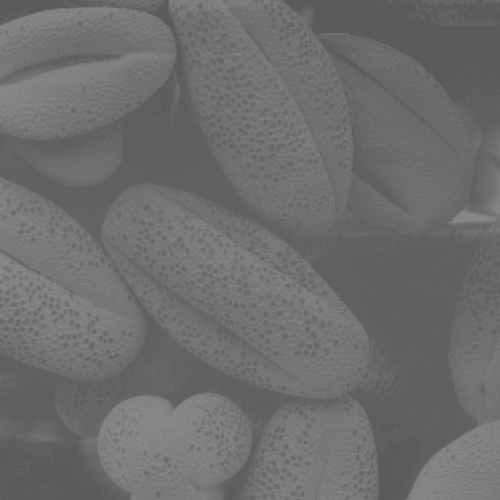
#> input picture zft/pollen-lowcontrast.tif, 500 x 500 px
$ python equalHistbys.py
#> lines starting #> are read from the running program, lines starting #| are printed output that depends on the picture
import cv2
import matplotlib.pyplot as plt

image = cv2.imread('pollen-lowcontrast.tif', 1)
#> image is the input picture: shape (500, 500, 3); min 91, max 138, mean 109.1
gray = cv2.cvtColor(image, cv2.COLOR_BGR2GRAY)
equalized1 = cv2.equalizeHist(gray) #实现基本直方图均衡
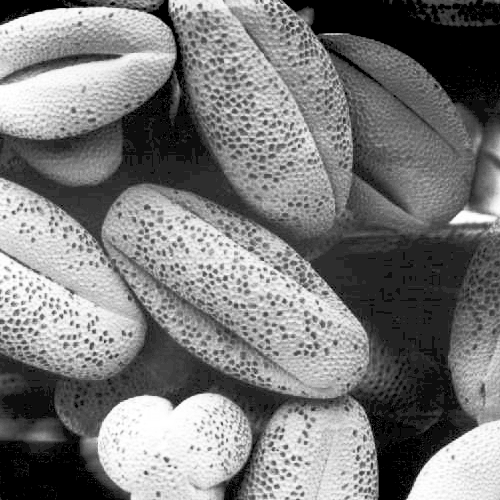
#> equalized1: shape (500, 500); min 0, max 255, mean 122.7

# 应用CLAHE (Contrast Limited Adaptive Histogram Equalization)
clahe = cv2.createCLAHE(clipLimit=2.0, tileGridSize=(8, 8))
equalized = clahe.apply(gray)
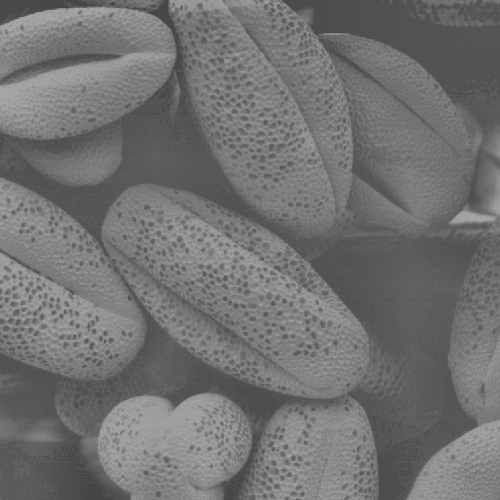
#> equalized: shape (500, 500); min 68, max 169, mean 113.5

cv2.imshow("normal", equalized1)
cv2.imshow("bys", equalized)
cv2.waitKey(0)
